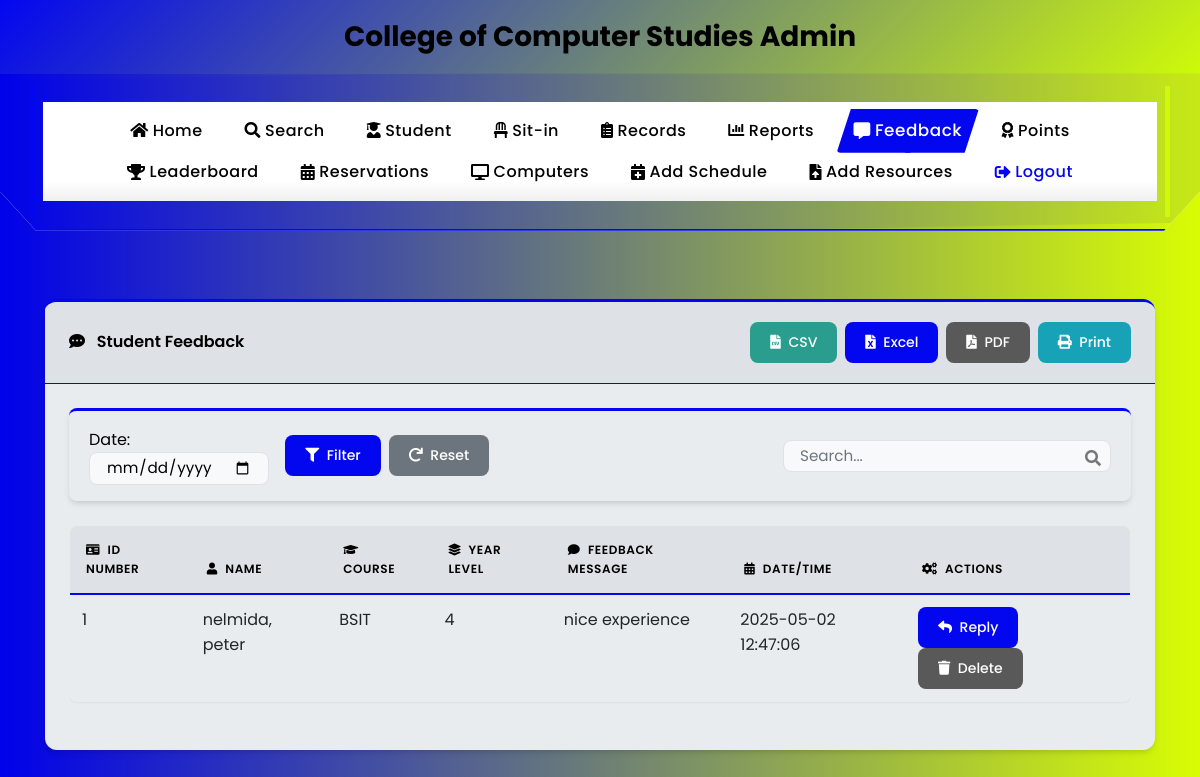
The app's page /feedback_report (signed in), older data.
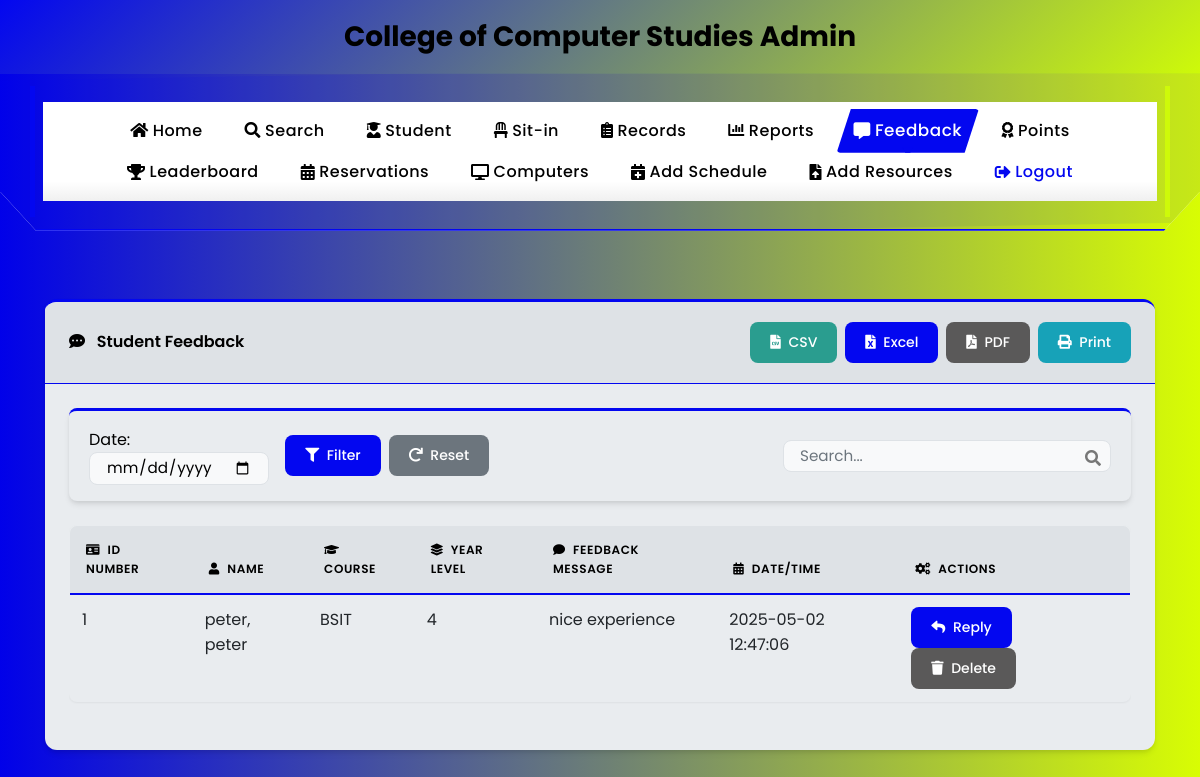
The same page, newer data.
### tables this page shows
CREATE TABLE sitins (
                id INTEGER PRIMARY KEY,
                student_id TEXT,
                lab_number TEXT,
                purpose TEXT,
                login_date TEXT DEFAULT (date('now', 'localtime')),
                login_time TEXT,
                logout_time TEXT,
                status TEXT,
                timestamp DATETIME DEFAULT CURRENT_TIMESTAMP,
                feedback TEXT,
                feedback_response TEXT,
                created_at TEXT, subject TEXT, professor TEXT,
                FOREIGN KEY (student_id) REFERENCES users (idno)
            );

CREATE TABLE users
(id INTEGER PRIMARY KEY AUTOINCREMENT,
idno varchar(50),
lastname varchar(80),
firstname varchar(80),
middlename varchar(80),
course varchar(50),
year_level varchar(50),
email varchar(60),
username varchar(80),
password varchar(90), remaining_sessions INTEGER DEFAULT 30, is_admin INTEGER DEFAULT 0, profile_image TEXT, role TEXT DEFAULT 'user', points INTEGER DEFAULT 0);

### app.py (the view)
@app.route('/feedback_report')
def feedback_report():
    if 'admin' not in session:
        return redirect(url_for('login'))
    try:
        conn = get_db_connection()
        cursor = conn.cursor()
        cursor.execute('SELECT COUNT(*) FROM sitins WHERE logout_time IS NULL')
        active_count = cursor.fetchone()[0]
        cursor.execute('''
            SELECT
                s.id,
                s.student_id,
                u.firstname,
                u.lastname,
                u.course,
                u.year_level,
                s.feedback,
                s.feedback_response,
                s.timestamp
            FROM
                sitins s
            JOIN
                users u ON s.student_id = u.idno
            WHERE
                s.feedback IS NOT NULL
            ORDER BY
                s.timestamp DESC
        ''')
        feedbacks = cursor.fetchall()
        conn.close()
        feedback_list = []
        for fb in feedbacks:
            feedback_list.append({
                'id': fb[0],
                'student_id': fb[1],
                'firstname': fb[2],
                'lastname': fb[3],
                'course': fb[4],
                'year_level': fb[5],
                'message': fb[6],
                'feedback_response': fb[7],
                'timestamp': fb[8]
            })
        return render_template('feedback_report.html', feedback_entries=feedback_list, active_count=active_count)
    except Exception as e:
        print(f"Error loading feedback report: {e}")
        return render_template('feedback_report.html', feedback_entries=[], active_count=0, error=str(e))

### app.py (called while the page is built, shortened)
def get_db_connection():
    conn = sqlite3.connect('students.db', timeout=30)
    conn.execute("PRAGMA journal_mode=WAL")  # Use Write-Ahead Logging
    conn.row_factory = sqlite3.Row
    try:
        cursor = conn.cursor()
        cursor.execute("PRAGMA table_info(users)")
        columns = [column[1] for column in cursor.fetchall()]
        cursor.execute("PRAGMA table_info(sitins)")
        sitins_columns = [column[1] for column in cursor.fetchall()]
    except Exception as e:
        print(f"Error in get_db_connection: {str(e)}")
    return conn

### templates/feedback_report.html (shortened to what the changed rows need)
<!DOCTYPE html>
<html lang="en">
<head>
  <link rel="stylesheet" href="https://stackpath.bootstrapcdn.com/bootstrap/4.5.2/css/bootstrap.min.css">
  <link rel="stylesheet" href="https://cdnjs.cloudflare.com/ajax/libs/font-awesome/5.15.3/css/all.min.css">
  <link rel="stylesheet" href="{{ url_for('static', filename='css/navbar.css') }}">
</head>
<body>
  <div class="container py-5">
    <div class="row">
      <div class="col-md-12">
        <div class="card">
          <div class="card-body">
            <div class="table-responsive">
              <table class="table table-hover" id="feedbackTable">
                <thead>
                  <tr>
                    <th><i class="fas fa-id-card mr-1"></i> ID Number</th>
                    <th><i class="fas fa-user mr-1"></i> Name</th>
                    <th><i class="fas fa-graduation-cap mr-1"></i> Course</th>
                    <th><i class="fas fa-layer-group mr-1"></i> Year Level</th>
                    <th><i class="fas fa-comment mr-1"></i> Feedback Message</th>
                    <th><i class="fas fa-calendar-alt mr-1"></i> Date/Time</th>
                    <th><i class="fas fa-cogs mr-1"></i> Actions</th>
                  </tr>
                </thead>
                <tbody>
                  {% if feedback_entries %}
                    {% for feedback in feedback_entries %}
                      <tr>
                        <td>{{ feedback.student_id }}</td>
                        <td>{{ feedback.lastname }}, {{ feedback.firstname }}</td>
                        <td>{{ feedback.course }}</td>
                        <td>{{ feedback.year_level }}</td>
                        <td class="message-cell">{{ feedback.message }}
                        </td>
                        <td>{{ feedback.timestamp }}</td>
                        <td>
                          <button class="btn btn-sm btn-primary reply-feedback" data-toggle="modal" data-target="#replyModal" data-id="{{ feedback.id }}">
                            <i class="fas fa-reply mr-1"></i> Reply
                          </button>
                          <button class="btn btn-sm btn-danger delete-feedback" data-id="{{ feedback.id }}">
                            <i class="fas fa-trash mr-1"></i> Delete
                          </button>
                        </td>
                      </tr>
                    {% endfor %}
                  {% endif %}
                </tbody>
              </table>
            </div>
          </div>
        </div>
      </div>
    </div>
  </div>
</body>
</html>

Row changes from the older to the newer data that the page shows:
changed through a linked row, sitins "nice experience": lastname "nelmida" → "peter"
